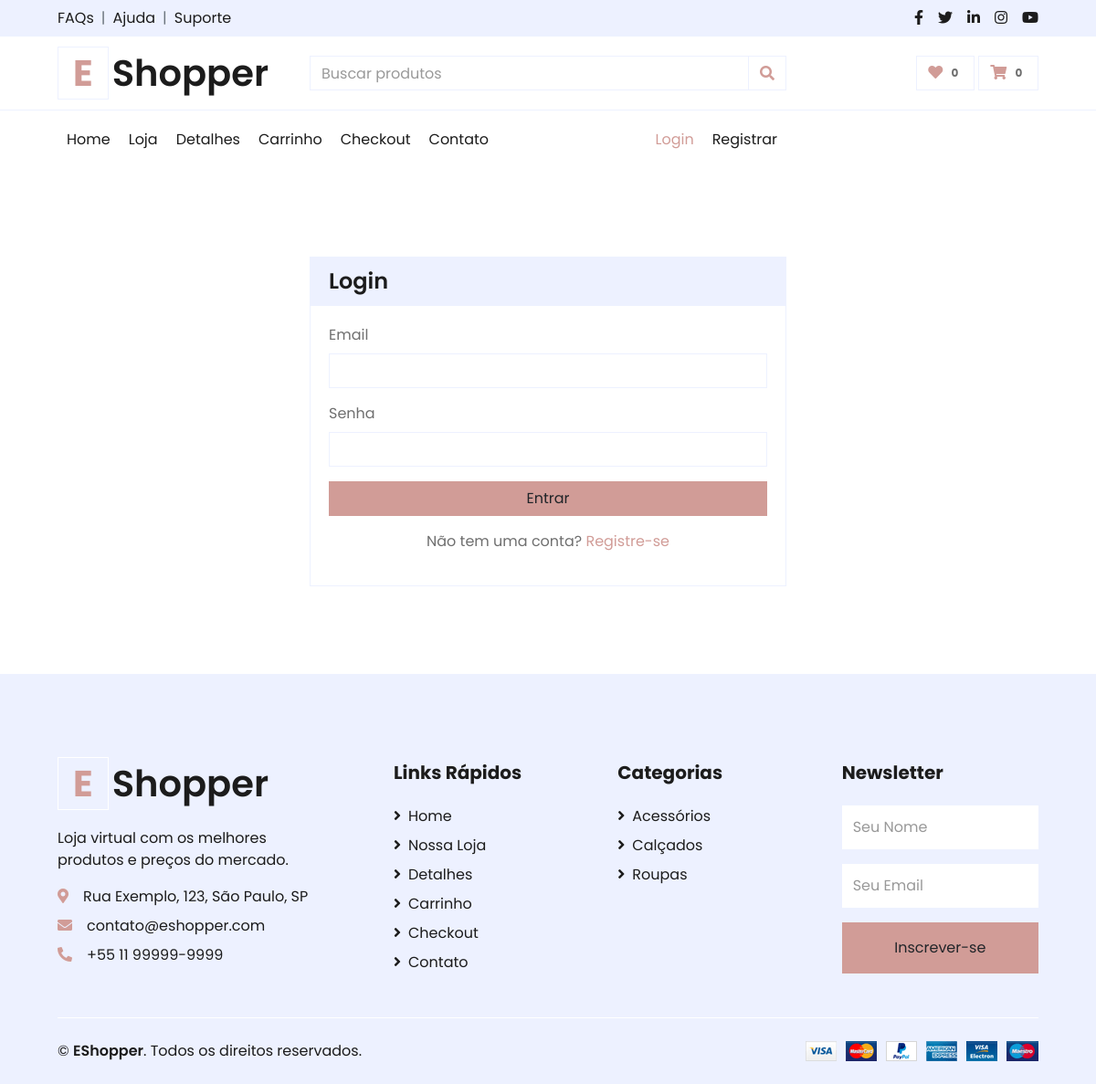
The page /login.php on the database its author committed.
### tables this page shows
CREATE TABLE IF NOT EXISTS categorias (
    id INT AUTO_INCREMENT PRIMARY KEY,
    nome VARCHAR(255) NOT NULL
);

### login.php (the view, shortened to what this page needs)
<?php
require_once 'config.php';
?>
<!DOCTYPE html>
<html lang="pt-BR">
<head>
    <link href="https://cdnjs.cloudflare.com/ajax/libs/font-awesome/5.10.0/css/all.min.css" rel="stylesheet">
    <link href="lib/owlcarousel/assets/owl.carousel.min.css" rel="stylesheet">
    <link href="css/style.css" rel="stylesheet">
</head>
<body>
    <div class="container-fluid">
        <div class="row bg-secondary py-2 px-xl-5">
            <div class="col-lg-6 d-none d-lg-block">
                <div class="d-inline-flex align-items-center">
                    <a class="text-dark" href="">FAQs</a>
                    <span class="text-muted px-2">|</span>
                    <a class="text-dark" href="">Ajuda</a>
                    <span class="text-muted px-2">|</span>
                    <a class="text-dark" href="">Suporte</a>
                </div>
            </div>
            <div class="col-lg-6 text-center text-lg-right">
                <div class="d-inline-flex align-items-center">
                    <a class="text-dark px-2" href="">
                        <i class="fab fa-facebook-f"></i>
                    </a>
                    <a class="text-dark px-2" href="">
                        <i class="fab fa-twitter"></i>
                    </a>
                    <a class="text-dark px-2" href="">
                        <i class="fab fa-linkedin-in"></i>
                    </a>
                    <a class="text-dark px-2" href="">
                        <i class="fab fa-instagram"></i>
                    </a>
                    <a class="text-dark pl-2" href="">
                        <i class="fab fa-youtube"></i>
                    </a>
                </div>
            </div>
        </div>
        <div class="row align-items-center py-3 px-xl-5">
            <div class="col-lg-3 d-none d-lg-block">
                <a href="index.php" class="text-decoration-none">
                    <h1 class="m-0 display-5 font-weight-semi-bold"><span class="text-primary font-weight-bold border px-3 mr-1">E</span>Shopper</h1>
                </a>
            </div>
            <div class="col-lg-6 col-6 text-left">
                <form action="">
                    <div class="input-group">
                        <input type="text" class="form-control" placeholder="Buscar produtos">
                        <div class="input-group-append">
                            <span class="input-group-text bg-transparent text-primary">
                                <i class="fa fa-search"></i>
                            </span>
                        </div>
                    </div>
                </form>
            </div>
            <div class="col-lg-3 col-6 text-right">
                <a href="" class="btn border">
                    <i class="fas fa-heart text-primary"></i>
                    <span class="badge">0</span>
                </a>
                <a href="cart.php" class="btn border">
                    <i class="fas fa-shopping-cart text-primary"></i>
                    <span class="badge">0</span>
                </a>
            </div>
        </div>
    </div>
    <div class="container-fluid mb-5">
        <div class="row border-top px-xl-5">
            <div class="col-lg-9">
                <nav class="navbar navbar-expand-lg bg-light navbar-light py-3 py-lg-0 px-0">
                    <div class="collapse navbar-collapse justify-content-between" id="navbarCollapse">
                        <div class="navbar-nav mr-auto py-0">
                            <a href="index.php" class="nav-item nav-link">Home</a>
                            <a href="shop.php" class="nav-item nav-link">Loja</a>
                            <a href="detail.php" class="nav-item nav-link">Detalhes</a>
                            <a href="cart.php" class="nav-item nav-link">Carrinho</a>
                            <a href="checkout.php" class="nav-item nav-link">Checkout</a>
                            <a href="contact.php" class="nav-item nav-link">Contato</a>
                        </div>
                        <div class="navbar-nav ml-auto py-0">
                            <a href="login.php" class="nav-item nav-link active">Login</a>
                            <a href="register.php" class="nav-item nav-link">Registrar</a>
                        </div>
                    </div>
                </nav>
            </div>
        </div>
    </div>
    <div class="container-fluid pt-5">
        <div class="row px-xl-5 justify-content-center">
            <div class="col-lg-6">
                <div class="card border-secondary mb-5">
                    <div class="card-header bg-secondary border-0">
                        <h4 class="font-weight-semi-bold m-0">Login</h4>
                    </div>
                    <div class="card-body">
                        <form action="login.php" method="POST">
                            <div class="form-group">
                                <label>Email</label>
                                <input class="form-control" type="email" name="email" required>
                            </div>
                            <div class="form-group">
                                <label>Senha</label>
                                <input class="form-control" type="password" name="senha" required>
                            </div>
                            <div class="form-group">
                                <button type="submit" class="btn btn-primary btn-block">Entrar</button>
                            </div>
                            <div class="text-center">
                                <p>Não tem uma conta? <a href="register.php">Registre-se</a></p>
                            </div>
                        </form>
                    </div>
                </div>
            </div>
        </div>
    </div>
    <div class="container-fluid bg-secondary text-dark mt-5 pt-5">
        <div class="row px-xl-5 pt-5">
            <div class="col-lg-4 col-md-12 mb-5 pr-3 pr-xl-5">
                <a href="" class="text-decoration-none">
                    <h1 class="mb-4 display-5 font-weight-semi-bold"><span class="text-primary font-weight-bold border border-white px-3 mr-1">E</span>Shopper</h1>
                </a>
                <p>Loja virtual com os melhores produtos e preços do mercado.</p>
                <p class="mb-2"><i class="fa fa-map-marker-alt text-primary mr-3"></i>Rua Exemplo, 123, São Paulo, SP</p>
                <p class="mb-2"><i class="fa fa-envelope text-primary mr-3"></i>contato@eshopper.com</p>
                <p class="mb-0"><i class="fa fa-phone-alt text-primary mr-3"></i>+55 11 99999-9999</p>
            </div>
            <div class="col-lg-8 col-md-12">
                <div class="row">
                    <div class="col-md-4 mb-5">
                        <h5 class="font-weight-bold text-dark mb-4">Links Rápidos</h5>
                        <div class="d-flex flex-column justify-content-start">
                            <a class="text-dark mb-2" href="index.php"><i class="fa fa-angle-right mr-2"></i>Home</a>
                            <a class="text-dark mb-2" href="shop.php"><i class="fa fa-angle-right mr-2"></i>Nossa Loja</a>
                            <a class="text-dark mb-2" href="detail.php"><i class="fa fa-angle-right mr-2"></i>Detalhes</a>
                            <a class="text-dark mb-2" href="cart.php"><i class="fa fa-angle-right mr-2"></i>Carrinho</a>
                            <a class="text-dark mb-2" href="checkout.php"><i class="fa fa-angle-right mr-2"></i>Checkout</a>
                            <a class="text-dark" href="contact.php"><i class="fa fa-angle-right mr-2"></i>Contato</a>
                        </div>
                    </div>
                    <div class="col-md-4 mb-5">
                        <h5 class="font-weight-bold text-dark mb-4">Categorias</h5>
                        <div class="d-flex flex-column justify-content-start">
                            <?php
                            $categories = $conn->query("SELECT * FROM categorias ORDER BY nome");
                            if ($categories && $categories->num_rows > 0) {
                                while($category = $categories->fetch_assoc()) {
                            ?>
                            <a class="text-dark mb-2" href="shop.php?categoria=<?php echo $category['id']; ?>">
                                <i class="fa fa-angle-right mr-2"></i><?php echo htmlspecialchars($category['nome']); ?>
                            </a>
                            <?php
                                }
                            }
                            ?>
                        </div>
                    </div>
                    <div class="col-md-4 mb-5">
                        <h5 class="font-weight-bold text-dark mb-4">Newsletter</h5>
                        <form action="">
                            <div class="form-group">
                                <input type="text" class="form-control border-0 py-4" placeholder="Seu Nome" required="required" />
                            </div>
                            <div class="form-group">
                                <input type="email" class="form-control border-0 py-4" placeholder="Seu Email" required="required" />
                            </div>
                            <div>
                                <button class="btn btn-primary btn-block border-0 py-3" type="submit">Inscrever-se</button>
                            </div>
                        </form>
                    </div>
                </div>
            </div>
        </div>
        <div class="row border-top border-light mx-xl-5 py-4">
            <div class="col-md-6 px-xl-0">
                <p class="mb-md-0 text-center text-md-left text-dark">
                    &copy; <a class="text-dark font-weight-semi-bold" href="#">EShopper</a>. Todos os direitos reservados.
                </p>
            </div>
            <div class="col-md-6 px-xl-0 text-center text-md-right">
                <img class="img-fluid" src="img/payments.png" alt="">
            </div>
        </div>
    </div>
</body>
</html>

### rows shown on the page
categorias: nome "Acessórios"
categorias: nome "Calçados"
categorias: nome "Roupas"
